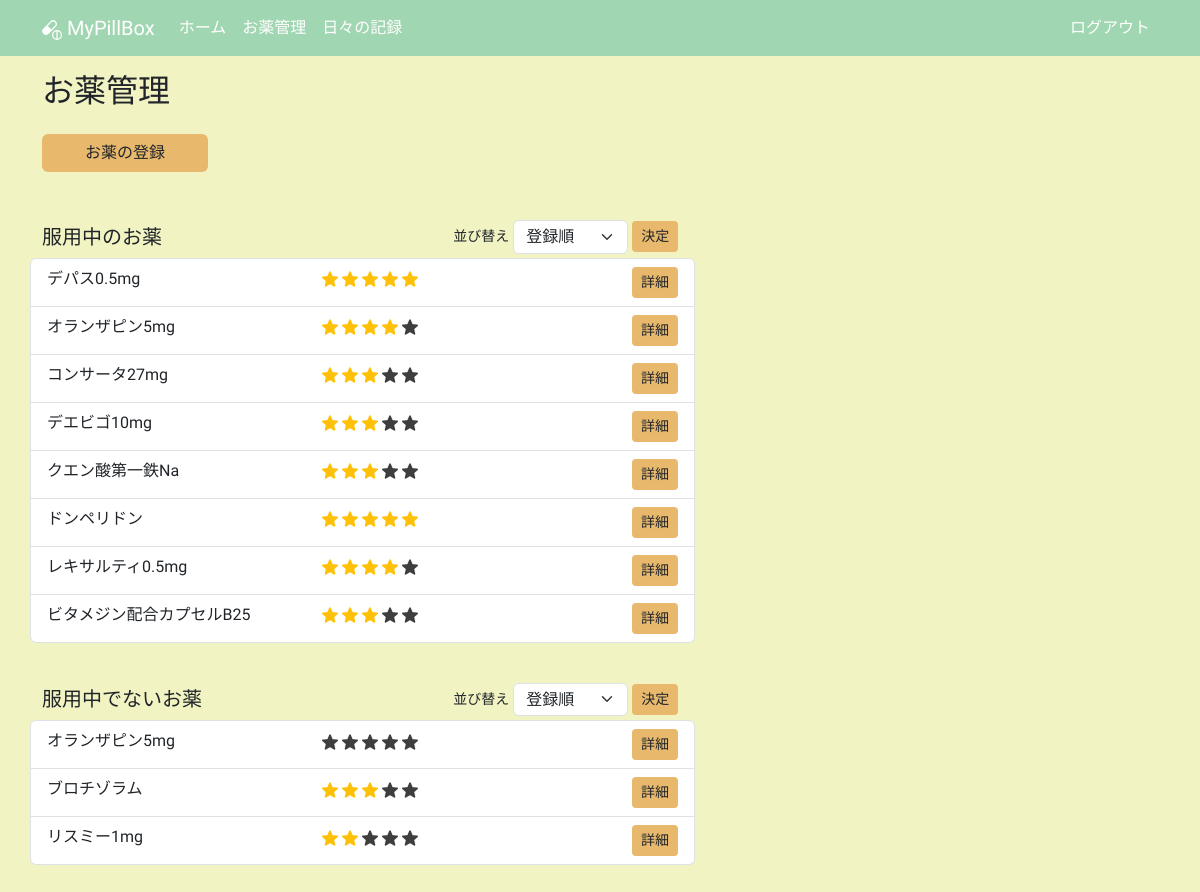
The app's page /medicines (signed in) with its own data.
### app/models.py (models this page shows, shortened)
class Medicine(db.Model):
    __tablename__ = "medicines"
    id: so.Mapped[int] = so.mapped_column(primary_key=True)
    name: so.Mapped[str] = so.mapped_column(sa.String(100))
    taking_start_date: so.Mapped[datetime.date] = so.mapped_column(sa.Date)
    dose_per_day: so.Mapped[Optional[float]]
    taking_timing: so.Mapped[Optional[str]] = so.mapped_column(sa.String(100))
    memo: so.Mapped[Optional[str]] = so.mapped_column(sa.Text)
    rating: so.Mapped[Optional[int]] = so.mapped_column(default=0)
    is_active: so.Mapped[bool] = so.mapped_column(sa.Boolean)
    taking_unit: so.Mapped[TakingUnit] = so.mapped_column(sa.Enum(TakingUnit))
    user_id: so.Mapped[int] = so.mapped_column(sa.ForeignKey(User.id))
    user: so.Mapped[User] = so.relationship(back_populates="medicines")
    daily_log_details: so.Mapped[list["DailyLogDetail"]] = so.relationship(
        cascade="all, delete-orphan", back_populates="medicine"
    )

### app/routes.py (the view)
@app.route("/medicines", methods=["GET"])
@login_required
def medicines():
    title = "お薬管理"
    form = MedicineSortForm()
    form.active_sort.data = request.args.get("active_sort", "registerorder")
    form.not_active_sort.data = request.args.get("not_active_sort", "registerorder")
    active_query = (
        sa.select(Medicine)
        .join(Medicine.user)
        .where(Medicine.user == current_user, Medicine.is_active == True)
        .order_by(Medicine.id)
    )
    not_active_query = (
        sa.select(Medicine)
        .join(Medicine.user)
        .where(Medicine.user == current_user, Medicine.is_active == False)
        .order_by(Medicine.id)
    )
    rating_active_query = (
        sa.select(Medicine)
        .join(Medicine.user)
        .where(Medicine.user == current_user, Medicine.is_active == True)
        .order_by(Medicine.rating.desc())
    )
    rating_not_active_query = (
        sa.select(Medicine)
        .join(Medicine.user)
        .where(Medicine.user == current_user, Medicine.is_active == False)
        .order_by(Medicine.rating.desc())
    )
    if form.active_sort.data == "ratingorder":
        active_medicines = db.session.scalars(rating_active_query).all()
    else:
        active_medicines = db.session.scalars(active_query).all()
    if form.not_active_sort.data == "ratingorder":
        not_active_medicines = db.session.scalars(rating_not_active_query).all()
    else:
        not_active_medicines = db.session.scalars(not_active_query).all()
    return render_template(
        "medicines.html",
        active_medicines=active_medicines,
        not_active_medicines=not_active_medicines,
        form=form,
        title=title,
    )

### app/forms.py
class MedicineSortForm(FlaskForm):
    active_sort = SelectField(
        "並び替え", choices=[("registerorder", "登録順"), ("ratingorder", "星評価順")]
    )
    not_active_sort = SelectField(
        "並び替え", choices=[("registerorder", "登録順"), ("ratingorder", "星評価順")]
    )

### app/models.py (called while the page is built)
@login.user_loader
def load_user(id):
    return db.session.get(User, int(id))

### app/templates/medicines.html (shortened to what this page needs)
{% extends "base.html" %}
{% block content %}
  <h2 class="mb-4">お薬管理</h2>
  <div class="row">
    <div class="col-5 col-lg-2 mb-5">
      <a href="{{ url_for('create_medicine') }}" class="btn btn-custom w-100">お薬の登録</a>
    </div>
  </div>
  <div class="row">
    <div class="col-12 col-lg-7 mb-3">
      <div class="mb-1 d-flex justify-content-between align-items-center">
        <h5 class="mb-0">服用中のお薬</h5>
        <form action="{{ url_for('medicines') }}"
              method="get"
              class="d-flex align-items-center"
              novalidate>
          <small class="me-1">{{ form.active_sort.label(class="text-nowrap sort-label") }}</small>
          {{ form.active_sort(class="form-select sort-select") }}
          <input type="submit"
                 class="btn btn-custom btn-sm ms-1 sort-submit"
                 value="決定">
        </form>
      </div>
      {% if not active_medicines %}
        <small class="text-secondary">服用中のお薬はありません</small>
      {% else %}
        <ul class="list-group mb-4">
          {% for medicine in active_medicines %}
            <li class="list-group-item row d-flex">
              <p class="m-0 ps-0 col-5">{{ medicine.name }}</p>
              <p class="m-0 col-5">
                {% for i in range(0, medicine.rating) %}
                  <img src="{{ url_for('static', filename='images/star_on.png') }}"
                       class="star-display rating-checked"
                       alt="star">
                {% endfor %}
                {% if medicine.rating < 5 %}
                  {% for i in range(medicine.rating, 5) %}
                    <img src="{{ url_for('static', filename='images/star_on.png') }}"
                         class="star-display"
                         alt="star">
                  {% endfor %}
                {% endif %}
              </p>
              <div class="col-2 text-end p-0">
                <a href="{{ url_for('medicine_detail', medicine_id=medicine.id) }}"
                   class="btn btn-custom btn-sm">詳細</a>
              </div>
            </li>
          {% endfor %}
        </ul>
      {% endif %}
    </div>
  </div>
  <div class="row">
    <div class="col-12 col-lg-7 mb-3">
      <div class="mb-1 d-flex justify-content-between align-items-center">
        <h5 class="mb-0">服用中でないお薬</h5>
        <form action="{{ url_for('medicines') }}"
              method="get"
              class="d-flex align-items-center"
              novalidate>
          <small class="me-1">{{ form.not_active_sort.label(class="text-nowrap sort-label") }}</small>
          {{ form.not_active_sort(class="form-select sort-select") }}
          <input type="submit"
                 class="btn btn-custom btn-sm ms-1 sort-submit"
                 value="決定">
        </form>
      </div>
      {% if not not_active_medicines %}
        <small class="text-secondary">過去に服用していたお薬はありません</small>
      {% else %}
        <ul class="list-group mb-4">
          {% for medicine in not_active_medicines %}
            <li class="list-group-item row d-flex">
              <p class="m-0 ps-0 col-5">{{ medicine.name }}</p>
              <p class="m-0 col-5">
                {% for i in range(0, medicine.rating) %}
                  <img src="{{ url_for('static', filename='images/star_on.png') }}"
                       class="star-display rating-checked"
                       alt="star">
                {% endfor %}
                {% if medicine.rating < 5 %}
                  {% for i in range(medicine.rating, 5) %}
                    <img src="{{ url_for('static', filename='images/star_on.png') }}"
                         class="star-display"
                         alt="star">
                  {% endfor %}
                {% endif %}
              </p>
              <div class="col-2 text-end p-0">
                <a href="{{ url_for('medicine_detail', medicine_id=medicine.id) }}"
                   class="btn btn-custom btn-sm">詳細</a>
              </div>
            </li>
          {% endfor %}
        </ul>
      {% endif %}
    </div>
  </div>
{% endblock content %}

### app/templates/base.html (shortened to what this page needs)
<!DOCTYPE html>
<html lang="ja">
  <head>
    <link rel="stylesheet"
          href="{{ url_for('static', filename='css/bootstrap.min.css') }}">
  </head>
  <body>
    <nav class="navbar navbar-expand-lg navbar-dark">
      <div class="container">
        <a class="navbar-brand" href="{{ url_for('index') }}">
          MyPillBox
        </a>
        <div class="collapse navbar-collapse" id="navbarSupportedContent">
          <ul class="navbar-nav me-auto mb-2 mb-lg-0">
            <li class="nav-item">
              <a class="nav-link" aria-current="page" href="{{ url_for('index') }}">ホーム</a>
            </li>
            <li class="nav-item">
              <a class="nav-link"
                 aria-current="page"
                 href="{{ url_for('medicines') }}">お薬管理</a>
            </li>
            <li class="nav-item">
              <a class="nav-link" aria-current="page" href="{{ url_for('index') }}">日々の記録</a>
            </li>
          </ul>
          <ul class="navbar-nav mb-2 mb-lg-0">
            <li class="nav-item">
              <a class="nav-link" aria-current="page" href="{{ url_for('logout') }}">ログアウト</a>
            </li>
          </ul>
        </div>
      </div>
    </nav>
    <div class="container mt-3">
      {% block content %}
      {% endblock content %}
    </div>
  </body>
</html>

### app/templates/base.html (style rules this page uses)
body { background-color: #F1F3C2; font-family: "Zen Maru Gothic", sans-serif; font-weight: 500; font-style: normal; }
.navbar-dark .nav-link { color: #fff !important; }
nav { background-color: #A1D6B2; }
.btn-custom { background-color: #E8B86D; font-weight: 500; }
.rating-checked { filter: none!important; }
.star-display { width: 1em; height: 1em; filter: invert(99%) sepia(1%) saturate(0%) hue-rotate(161deg) brightness(101%) contrast(104%); }
.sort-select { line-height: 1.2!important; }
.sort-submit { margin-right: .30rem; }

### records on screen
Medicine: name "デパス0.5mg"
Medicine: name "オランザピン5mg"
Medicine: name "コンサータ27mg"
Medicine: name "デエビゴ10mg"
Medicine: name "クエン酸第一鉄Na"
Medicine: name "ドンペリドン"
Medicine: name "レキサルティ0.5mg"
Medicine: name "ビタメジン配合カプセルB25"
Medicine: name "オランザピン5mg"
Medicine: name "ブロチゾラム"
Medicine: name "リスミー1mg"
